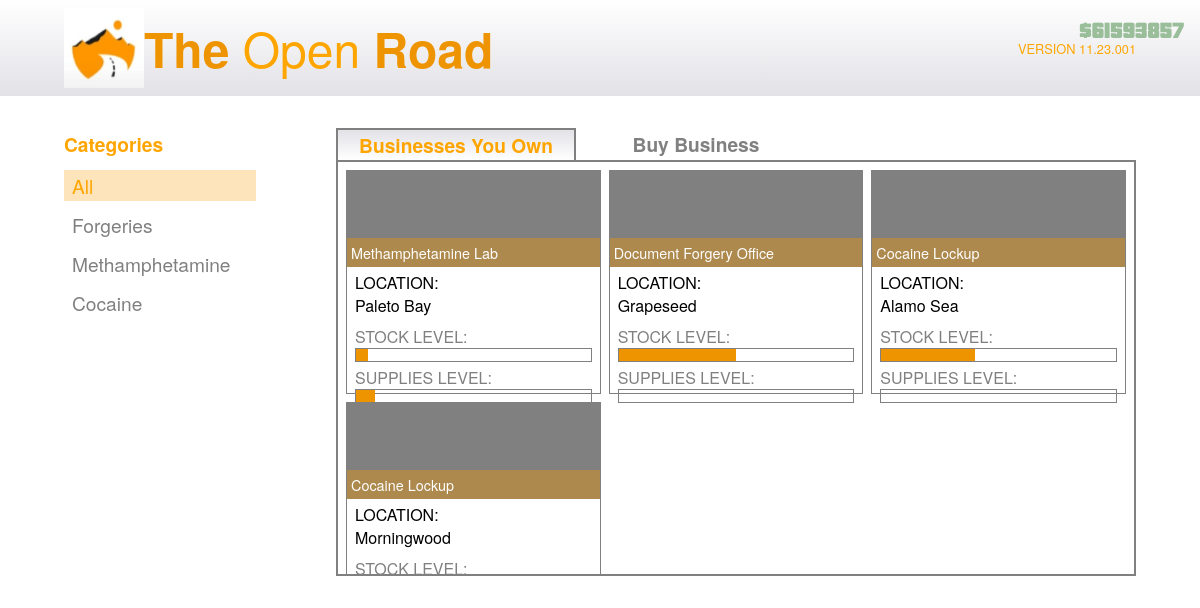
/home/24, run on the app's committed database.
### app/database/create_db.py (models this page shows)
class BusinessType(db.Model):
	__tablename__ = "business_types"
	id = db.Column(db.Integer, primary_key=True, autoincrement=True)
	type_name = db.Column(db.String(67), unique=True, nullable=False)
	production_time = db.Column(db.Integer, nullable=False) # Time taken for one stock unit
	stock_value = db.Column(db.Integer, nullable=False) # Value of one stock unit
	supply_usage = db.Column(db.Float, nullable=False) # Supplies used for one stock unit
	equipment_upgrade_price = db.Column(db.Integer, nullable=False)
	equipment_upgrade_description = db.Column(db.String(670), default="No description.")
	staff_upgrade_price = db.Column(db.Integer, nullable=False)
	staff_upgrade_description = db.Column(db.String(670), default="No description.")
	security_upgrade_price = db.Column(db.Integer, nullable=False)
	security_upgrade_description = db.Column(db.String(670), default="No description")
	business = db.relationship("Business", backref="businesstype")

class BusinessLocation(db.Model):
	__tablename__ = "business_locations"
	id = db.Column(db.Integer, primary_key=True, autoincrement=True)
	location_name = db.Column(db.String(67), unique=True, nullable=False)
	business = db.relationship("Business", backref="businesslocation")

class User(db.Model):
	__tablename__ = "users"
	id = db.Column(db.Integer, primary_key=True, autoincrement=True)
	username = db.Column(db.String(67), unique=True, nullable=False)
	password_hash = db.Column(db.Integer, nullable=False)
	money = db.Column(db.Integer, default=670000) # Start with $670,000
	last_login_time = db.Column(db.Integer, default=int(datetime.now().timestamp()))
	owned_business = db.relationship("OwnedBusiness", backref="user")

### app/routes/home.py (the view)
@home_bp.route("/home/<int:id>")
def home(id: int):
	time_service = TimeService(id)
	time_service.update_owned_business_data()
	service = HomeService(id)
	owned_businesses = service.get_owned_businesses()
	unowned_businesses = service.get_unowned_businesses()
	money = MoneyService.get_user_money(id)
	return render_template("home.html", money=money, id=id, owned_businesses=owned_businesses, unowned_businesses=unowned_businesses)

### app/database/select_db.py (called while the page is built)
	@staticmethod
	def select_owned_businesses(user_id: int) -> list[dict]:
		owned_businesses = OwnedBusiness.query.filter(OwnedBusiness.user_id == user_id).all()
		res = []
		for owned_business in owned_businesses:
			business_type = owned_business.business.businesstype.type_name
			business_location = owned_business.business.businesslocation.location_name
			business_price = owned_business.business.price
			owned_business_id = owned_business.id
			stock_level = owned_business.stock_level
			supplies_level = owned_business.supplies_level
			res.append({
				"owned_business_id": owned_business_id,
				"type": business_type,
				"location": business_location,
				"price": business_price,
				"stock": stock_level,
				"supplies": supplies_level
			})
		return res

	@staticmethod
	def select_businesses() -> list[dict]:
		businesses = Business.query.all()
		res = []
		for business in businesses:
			business_type = business.businesstype.type_name
			business_location = business.businesslocation.location_name
			res.append({
				"business_id": business.id,
				"type": business_type,
				"location": business_location,
				"price": business.price
			})
		return res

	@staticmethod
	def select_user_money(user_id: int) -> int:
		user = User.query.filter(User.id == user_id).first()
		if user is None:
			return -1
		return user.money

	@staticmethod
	def select_last_login_time(id: int) -> int:
		user = User.query.filter(User.id == id).first()
		return user.last_login_time

### app/services/home.py (called while the page is built)
	def get_owned_businesses(self):
		return Select.select_owned_businesses(self.user_id)

	def get_unowned_businesses(self):
		businesses = Select.select_businesses()
		owned = Select.select_owned_businesses(self.user_id)
		result = []
		for business in businesses:
			unowned = True
			for owned_business in owned:
				if business["business_id"] == owned_business["owned_business_id"]:
					unowned = False
					break # No point checking the rest
			if unowned:
				result.append(business)
		return result

### app/services/money.py (called while the page is built)
    @staticmethod
    def get_user_money(user_id: int) -> int:
        return Select.select_user_money(user_id)

### app/services/time.py (called while the page is built)
	def get_owned_business_data(self) -> list:
		businesses = Select.select_owned_businesses(self.user_id)
		res = []
		for business in businesses:
			res.append(Select.select_owned_business_time_data(business["owned_business_id"]))
		return res

### app/templates/home.html (shortened to what this page needs)
{% extends "logged_in.html" %}
{% block style2 %}
<link rel="stylesheet" href="{{ url_for('static', filename='css/home.css') }}"/>
{% endblock %}
{% block main%}
<div id="category-div">
	<h2 id="category-heading">Categories</h2>
	<ul id="category-list">
		<li class="category selected" id="all">All</li>
		<li class="category" id="Document Forgery Office">Forgeries</li>
		<li class="category" id="Methamphetamine Lab">Methamphetamine</li>
		<li class="category" id="Cocaine Lockup">Cocaine</li>
	</ul>
</div>
<div id="business-div">
	<div id="heading-div">
		<h2 id="owned-businesses-heading" class="selected-heading">Businesses You Own</h2>
		<h2 id="unowned-businesses-heading" class="unselected-heading">Buy Business</h2>
	</div>
	<div id="business-grid">
		{% for business in owned_businesses %}
		<a id="{{ business.owned_business_id }}" class="business-card" href="/business_management/{{ id }}/{{ business.owned_business_id }}">
			<div class="image-div">
				<div class="image-placeholder"></div>
				<p class="type">{{ business.type }}</p>
			</div>
			<p class="location-h">LOCATION:</p>
			<p class="location-p">{{ business.location }}</p>
			<p class="level-text">STOCK LEVEL:</p>
			<div class="bar-container stock">
				<div class="stock-bar"></div>
			</div>
			<p class="level-text">SUPPLIES LEVEL:</p>
			<div class="bar-container">
				<div class="supplies-bar" ></div>
			</div>
		</a>
		{% endfor %}
	</div>
</div>
{% endblock %}

### app/templates/base.html (shortened to what this page needs)
<!DOCTYPE html>
<html>
	<head>
		{% block style %}{% endblock %}
	</head>
	<body>
		{% block body %}{% endblock %}
	</body>
	<p id="money">${{ money }}</p>
</html>

### app/static/css/logged_in.css (style rules this page uses)
* { margin: 0; padding: 0; box-sizing: border-box; }
html, body { width: 100%; overflow-x: hidden; height: 100vh; background: white; font-family: "Helvetica Neue", Helvetica, Arial, sans-serif; display: flex; flex-direction: column; }
#money { position: fixed; right: 1rem; top: 1rem; z-index: 99999; display: flex; justify-content: center; align-items: center; font-size: 1.5rem; color: rgb(154, 190, 154); font-family: 'Pricedown', sans-serif; }

### app/static/css/home.css (style rules this page uses)
:root { --dark-orange: #ee9400; --light-orange: #fcbc5467; --clear-orange: #ee940067; }
h2 { color: orange; font-size: 1.2rem; width: 15rem; height: 2rem; display: flex; align-items: center; justify-content: center; }
.unselected-heading { background-color: white; border: none; color: grey; cursor: pointer; }
.selected-heading { background: linear-gradient(to top, #ffffff 0%, #e2e2e7 100%); border: 2px solid grey; border-bottom: none; cursor: pointer; }
#category-heading { justify-content: flex-start; margin-bottom: calc(0.5rem + 2px); width: 12rem; }
li { color: grey; font-size: 1.2rem; }
.selected { color: orange; background: var(--light-orange); }
.location-p, .level-text, .location-h { color: black; width: 100%; padding-left: 0.5rem; }
.location-p { padding-bottom: 0.5rem; }
.level-text { color: grey; }
#category-div { display: flex; flex-direction: column; align-items: center; width: 12rem; }
ul { width: 100%; }
li { width: 100%; display: flex; align-items: center; justify-content: flex-start; text-decoration: none; padding: 0.125rem; padding-left: 0.5rem; cursor: pointer; margin-bottom: 0.5rem; }
#business-div { width: 50rem; }
#heading-div { width: 100%; display: flex; align-items: center; }
#business-grid { width: 100%; min-height: 2rem; max-height: 26rem; overflow-y: scroll; border: 2px solid grey; display: grid; grid-template-columns: repeat(3, 1fr); gap: 0.5rem; padding: 0.5rem; }
.business-card { height: 14rem; border: 1px solid grey; cursor: pointer; text-decoration: none; position: relative; }
.image-div { height: 6rem; width: 100%; position: relative; margin-bottom: 0.25rem; }
.image-placeholder { width: 100%; height: 100%; background-color: grey; }
.type { position: absolute; bottom: 0; left: 0; right: 0; background-color: var(--clear-orange); color: white; padding: 0.25rem; text-align: left; font-size: 0.9rem; }
.bar-container { margin-left: 0.5rem; width: calc(100% - 1rem); height: 0.875rem; border: 1px solid grey; }
.stock { margin-bottom: 0.25rem; }
.stock-bar, .supplies-bar { height: 100%; background-color: var(--dark-orange); width: 67%; }
#money { position: fixed; right: 1rem; top: 1rem; z-index: 99999; display: flex; justify-content: center; align-items: center; font-size: 1.5rem; color: rgb(154, 190, 154); font-family: 'Pricedown', sans-serif; }

### data on the page
BusinessType: type "Methamphetamine Lab"
BusinessLocation: location "Paleto Bay"
BusinessType: type "Document Forgery Office"
BusinessLocation: location "Grapeseed"
BusinessType: type "Cocaine Lockup" "Cocaine Lockup"
BusinessLocation: location "Alamo Sea"
BusinessLocation: location "Morningwood"
User: money "61593857"
